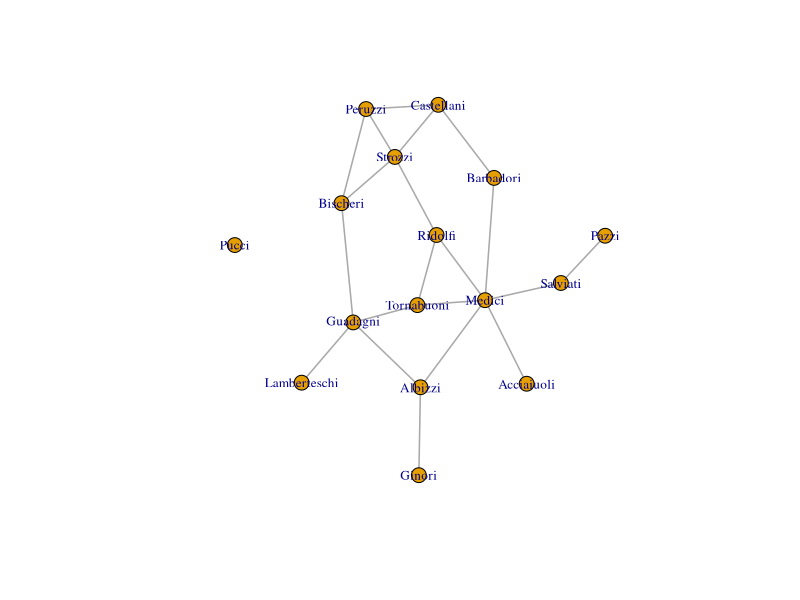
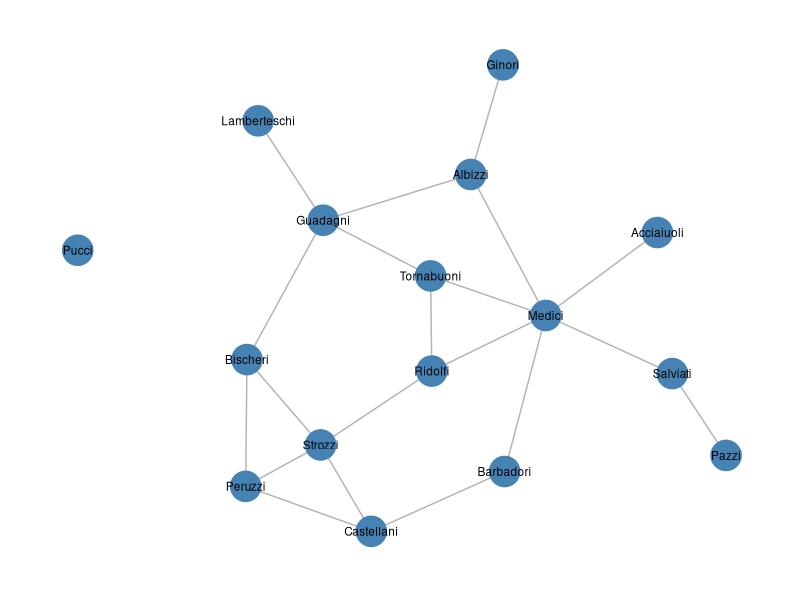
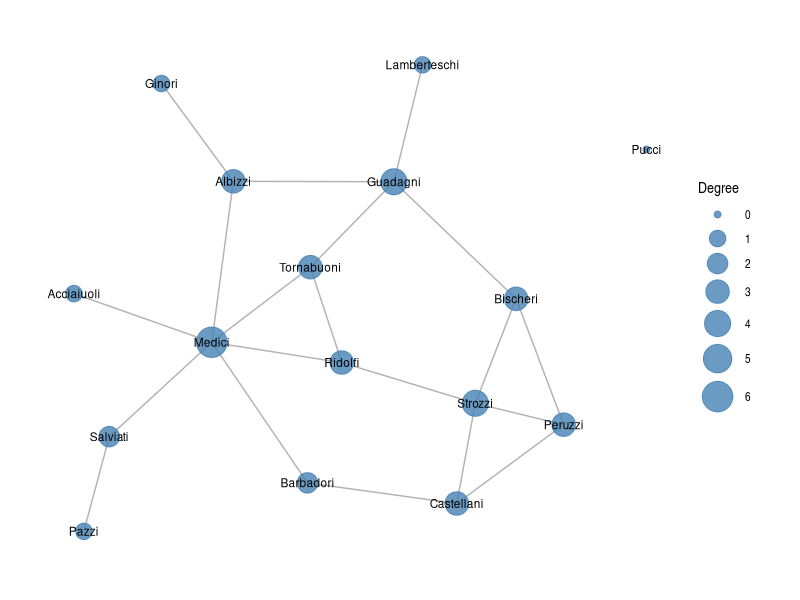
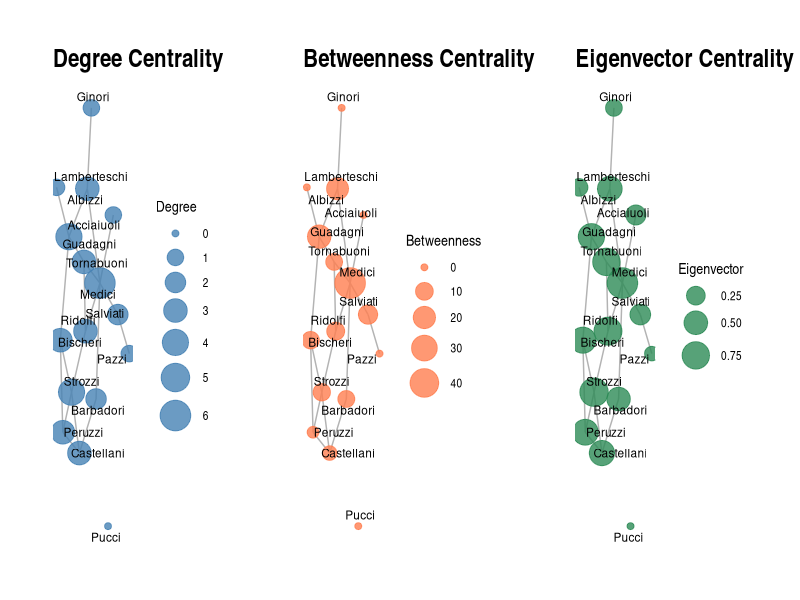

These figures' R source, in order: (Note: this script raises an error after producing the figures.)
## ---- chunk 1
#| message: false
#| warning: false


library(igraph)
library(network)
library(tidygraph)
library(ggraph)
library(tidyverse)
library(sna)
library(patchwork)
## ---- chunk 2
data(flo)               ## Medici family network
flo
## ---- chunk 3
# From adjacency matrix
g_flo <- graph_from_adjacency_matrix(flo, mode = "undirected", weighted = NULL)

# Quick inspection
g_flo
## ---- chunk 4
# Create from edge list
edges <- tibble(
  from = c(1, 1, 2, 2, 3),
  to   = c(2, 3, 3, 4, 4)
)
edges
g <- graph_from_data_frame(edges, directed = FALSE)
g
## ---- chunk 5
# Printing the igraph object name returns descriptive information about the network
class(g_flo)
g_flo
## ---- chunk 6
vertex_attr(g_flo)

igraph::degree(g_flo)
## ---- chunk 7
# Name attribute
 V(g_flo)$name
# Degree attribute
 
V(g_flo)$degree <-  igraph::degree(g_flo)

V(g_flo)$degree

g_flo

## ---- chunk 8
V(g_flo)
V(g_flo)$fav_pizza <- rep(c("Margherita", "Pepperoni", "Vegetarian", "Hawaiian", "Quattro Formaggi"), times = 4)[1:16]

g_flo
## ---- chunk 9
E(g_flo)
## ---- chunk 10
# Add a new edge attribute
E(g_flo)$trust_level <- rep(c("high", "low", "medium", "high", "low"), times = 4)[1:20]

# View existing edge attributes
edge_attr(g_flo)

# Access a specific edge attribute
E(g_flo)$trust_level

## ---- chunk 11
# 1. Create the attribute
V(g_flo)$degree <- igraph::degree(g_flo)

# 2. Now you can filter using the attribute
V(g_flo)[degree > 2]
## ---- chunk 12
vcount(g_flo)                  # number of vertices
ecount(g_flo)                  # number of edges
is_directed(g_flo)
is_weighted(g_flo)
## ---- chunk 13
#| fig-width: 8
#| fig-height: 6
plot(g_flo, 
     vertex.size = 8,
     vertex.label.cex = 0.8,
     edge.width = 1.5)
## ---- chunk 14
#| fig-width: 8
#| fig-height: 6
ggraph(g_flo, layout = 'fr') +
  geom_edge_link(edge_width = 0.5, edge_colour = 'grey70') +
  geom_node_point(size = 10, colour = 'steelblue') +
  geom_node_text(aes(label = name), repel = F, size = 3) +
  theme_graph()
## ---- chunk 15
g <- make_empty_graph(n = 5)

# Add edges by indexing
g <- g + edge(c(1, 2, 2, 3))
g


## ---- chunk 16
# Add vertex attributes
V(g_flo)$degree <- igraph::degree(g_flo)
V(g_flo)
# Add edge attributes (on weighted example)
g_weighted <- g_flo
E(g_weighted)$weight <- runif(ecount(g_flo))
## ---- chunk 17
deg <- igraph::degree(g_flo)
deg
## ---- chunk 18
bet <- igraph::betweenness(g_flo)
bet
## ---- chunk 19
clo <- igraph::closeness(g_flo)
clo
## ---- chunk 20
eig <- igraph::eigen_centrality(g_flo)$vector
eig
## ---- chunk 21
#| fig-width: 8
#| fig-height: 6
ggraph(g_flo, layout = 'fr') +
  geom_edge_link(edge_width = 0.5, edge_colour = 'grey70') +
  geom_node_point(aes(size = deg), colour = 'steelblue', alpha = 0.8) +
  geom_node_text(aes(label = name), repel = F, size = 3) +
  scale_size(range = c(2, 10)) +
  theme_graph() +
  labs(size = "Degree")
## ---- chunk 22
#| fig-width: 15
#| fig-height: 5

# Calculate centrality measures
V(g_flo)$degree <- igraph::degree(g_flo)
V(g_flo)$betweenness <- igraph::betweenness(g_flo)
V(g_flo)$eigenvector <- igraph::eigen_centrality(g_flo)$vector
# Create a common layout for consistency across plots
layout_fr <- layout_with_fr(g_flo)

p1 <- ggraph(g_flo, layout = layout_fr) +
  geom_edge_link(edge_width = 0.5, edge_colour = 'grey70') +
  geom_node_point(aes(size = degree), colour = 'steelblue', alpha = 0.8) +
  geom_node_text(aes(label = name), repel = TRUE, size = 3) +
  scale_size(range = c(2, 10)) +
  theme_graph() +
  labs(title = "Degree Centrality", size = "Degree")

p2 <- ggraph(g_flo, layout = layout_fr) +
  geom_edge_link(edge_width = 0.5, edge_colour = 'grey70') +
  geom_node_point(aes(size = betweenness), colour = 'coral', alpha = 0.8) +
  geom_node_text(aes(label = name), repel = TRUE, size = 3) +
  scale_size(range = c(2, 10)) +
  theme_graph() +
  labs(title = "Betweenness Centrality", size = "Betweenness")

p3 <- ggraph(g_flo, layout = layout_fr) +
  geom_edge_link(edge_width = 0.5, edge_colour = 'grey70') +
  geom_node_point(aes(size = eigenvector), colour = 'seagreen', alpha = 0.8) +
  geom_node_text(aes(label = name), repel = TRUE, size = 3) +
  scale_size(range = c(2, 10)) +
  theme_graph() +
  labs(title = "Eigenvector Centrality", size = "Eigenvector")

(p1 | p2 | p3)
## ---- chunk 23
edge_density(g_flo)
transitivity(g_flo)              # global clustering coefficient
## ---- chunk 24
# Create a directed example
g_dir <- graph_from_data_frame(
  tibble(from = c(1, 2, 2, 3), to = c(2, 1, 3, 2)),
  directed = TRUE
)

reciprocity(g_dir)
## ---- chunk 25
igraph::components(g_flo)
is_connected(g_flo)
## ---- chunk 26
## Geodesic distances

distances(g_flo)[1:3, 1:3]
diameter(g_flo)
## ---- chunk 27
kc <- coreness(g_flo)
kc
## ---- chunk 28

cliques(g_flo, min = 3)
## ---- chunk 29
comm <- cluster_louvain(g_flo) # modularity-based communities
membership(comm)
modularity(comm)
?cluster_louvain()
## ---- chunk 30
#| fig-width: 8
#| fig-height: 6
ggraph(g_flo, layout = 'fr') +
  geom_edge_link(edge_width = 0.5, edge_colour = 'grey70') +
  geom_node_point(aes(colour = factor(membership(comm))), size = 5) +
  geom_node_text(aes(label = name), repel = TRUE, size = 3) +
  theme_graph() +
  theme(legend.position = 'bottom')
## ---- chunk 31
#| fig-width: 6
#| fig-height: 5

set.seed(42)

# Create three separate cliques
clique1 <- graph_from_edgelist(
  expand.grid(1:15, 1:15)[expand.grid(1:15, 1:15)[, 1] < 
                          expand.grid(1:15, 1:15)[, 2], ] |> as.matrix()
)

clique2 <- graph_from_edgelist(
  expand.grid(16:30, 16:30)[expand.grid(16:30, 16:30)[, 1] < 
                            expand.grid(16:30, 16:30)[, 2], ] |> as.matrix()
)

clique3 <- graph_from_edgelist(
  expand.grid(31:45, 31:45)[expand.grid(31:45, 31:45)[, 1] < 
                            expand.grid(31:45, 31:45)[, 2], ] |> as.matrix()
)

# Combine cliques with a few sparse between-cluster edges
g_clustered <- clique1 + clique2 + clique3
g_clustered

set.seed(12)
n_edges_add <- ceiling(ecount(g_clustered) * 0.3)
random_edges <- sample(1:vcount(g_clustered), 2 * n_edges_add, replace = TRUE)
g_clustered <- add_edges(g_clustered, random_edges)

ggraph(g_clustered, layout = 'fr') +
  geom_edge_link(edge_width = 0.2, edge_colour = 'grey70') +
  geom_node_point(colour = 'steelblue', size = 3, alpha = 0.8) +
  theme_graph() 

g_clustered
## ---- chunk 32
# Detect communities
g_clustered <- as.undirected(g_clustered) 
comm_clustered <- cluster_louvain(g_clustered)
V(g_clustered)$community <- igraph::membership(comm_clustered)

g_clustered
ggraph(g_clustered, layout = 'fr') +
  geom_edge_link(edge_width = 0.2, edge_colour = 'grey70') +
  geom_node_point(aes(colour = factor(community)), size = 3, alpha = 0.8) +
  theme_graph() +
  labs(title = "", colour = "Community")
## ---- chunk 33
#| fig-width: 6
#| fig-height: 5

set.seed(42)

# Create a random Erdős–Rényi network
g_random <- sample_gnp(90, 0.1)

ggraph(g_random, layout = 'fr') +
  geom_edge_link(edge_width = 0.2, edge_colour = 'grey70') +
  geom_node_point(colour = 'black', size = 3, alpha = 0.8) +
  theme_graph()

## ---- chunk 34
##  Correlation of profiles
se_dist <- similarity(g_flo, method = "invlogweight")

##  Hierarchical clustering
hc <- hclust(as.dist(1 - se_dist))
plot(hc)
## ---- chunk 35
# Create Index-Name data frame
flo_families <- data.frame(
  Index = 1:vcount(g_flo),
  Name = V(g_flo)$name
)

# View the table
print(flo_families)
## ---- chunk 36
g_er <- sample_gnp(n = 20, p = 0.1)

plot(g_er, main = "Erdős–Rényi (Gnp)", vertex.size = 20, vertex.label = NA, edge.color = "gray")
## ---- chunk 37
g_conf <- igraph::sample_degseq(c(3,3,2,2,2))
plot(g_conf, main = "Configuration Model", vertex.size = 20, vertex.label = NA, edge.color = "steelblue")
## ---- chunk 38
g_ws <- sample_smallworld(dim = 1, size = 50, nei = 2, p = 0.1)
plot(g_ws, main = "Small-World (Watts–Strogatz)", vertex.size = 5, vertex.label = NA, edge.color = "orange")
## ---- chunk 39
g_sf <- sample_pa(n = 50, power = 1, directed = FALSE)
plot(g_sf, main = "Scale-Free (Preferential Attachment)", vertex.size = 6, vertex.label = NA, edge.color = "purple")

## ---- chunk 40

ggraph(g_flo, layout = 'fr') +
  geom_edge_link(edge_width = 0.2, edge_colour = 'grey70') +
  geom_node_point(aes(colour = factor(fav_pizza)), size = 3, alpha = 0.8) +
  theme_graph() +
  labs(title = "", colour = "Community")
## ---- chunk 41
# Assortativity test for favourite pizza
assortativity_nominal(g_flo, types = as.numeric(factor(V(g_flo)$fav_pizza)))
